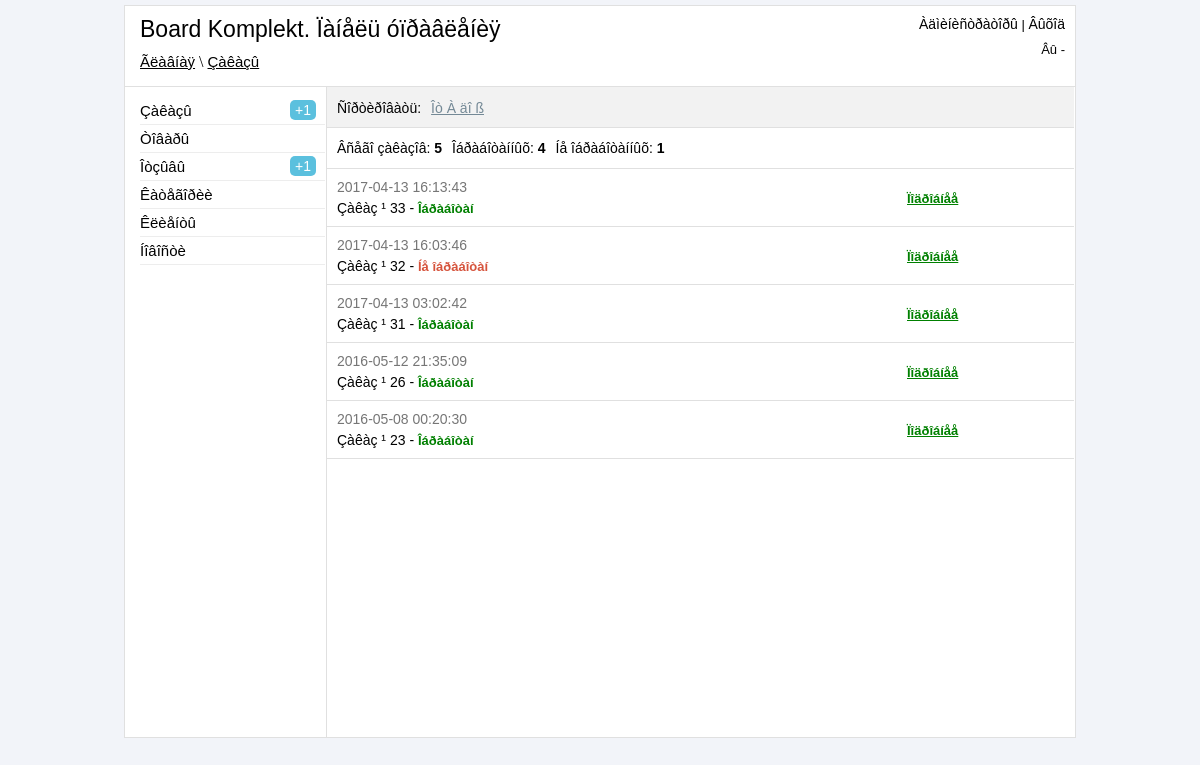
Before: /admin/orders.php (signed in) with the older database file.
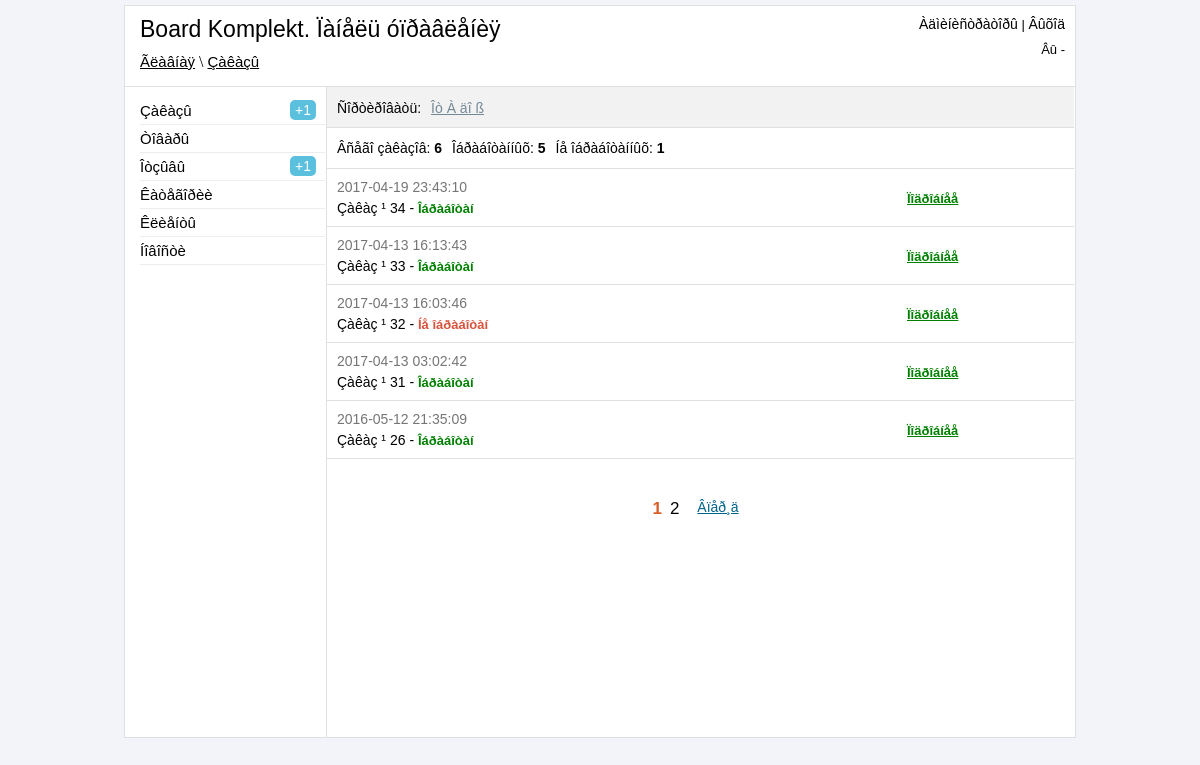
After: the same page with the newer database file.
### tables this page shows
CREATE TABLE IF NOT EXISTS `orders` (
  `order_id` int(11) NOT NULL AUTO_INCREMENT,
  `id_buyer` int(11) NOT NULL,
  `order_datetime` datetime NOT NULL,
  `order_total_price` int(11) NOT NULL,
  `order_delivery` varchar(255) NOT NULL,
  `order_type_pay` varchar(100) NOT NULL,
  `order_note` text NOT NULL,
  `order_confirmed` varchar(50) NOT NULL DEFAULT 'no',
  `order_pay` varchar(40) NOT NULL,
  PRIMARY KEY (`order_id`),
  KEY `id_buyer` (`id_buyer`)
);

### admin/include/sort-orders.php (called while the page is built, shortened)
<?php
$sort = clear_strings($_GET["sort"]);
switch ($sort) {
        default:
        $sort = "ORDER BY order_id DESC";
        $sortName = "Îò À äî ß";
        $sortCase = "all-orders";
        break;
    }
?>

### admin/include/functions.php (called while the page is built)
<?php
function clear_strings($clear_string)
{
    $clear_string = strip_tags($clear_string);
    $clear_string = mysql_real_escape_string($clear_string);
    $clear_string = trim($clear_string);
    return $clear_string;
}
?>

### admin/orders.php (the view, shortened to what this page needs)
<?php
	if ($_SESSION['auth_admin'] == "yes_auth")
	{
		include("include/db_connect.php");
        include("include/functions.php");
        include("include/sort-orders.php");
?>
<!DOCTYPE HTML>
<html>
<head>
	<link href ="css/reset.css" rel="stylesheet" type="text/css" />
	<link href ="css/style.css" rel="stylesheet" type="text/css" />
    <link href ="jquery_confirm/jquery_confirm.css" rel="stylesheet" type="text/css" />
</head>
<body>
<div class="block-body">
	<?php
		include("include/block-header.php");
        $allOrders = mysql_query("SELECT * FROM orders", $link);
        $allOrdersResult = mysql_num_rows($allOrders);
        $allConfirmedOrders = mysql_query("SELECT * FROM orders WHERE order_confirmed = 'yes'", $link);
        $allConfirmedOrdersResult = mysql_num_rows($allConfirmedOrders);
        $allNoConfirmedOrders = mysql_query("SELECT * FROM orders WHERE order_confirmed = 'no'", $link);
        $allNoConfirmedOrdersResult = mysql_num_rows($allNoConfirmedOrders);
	?>
	<div class="block-content">
		<div class = "block-parameters">
            <ul class="list">
                <li>Ñîðòèðîâàòü:</li>
                <li><a class="select-links" href="#"><? echo $sortName; ?></a>
                </li>
            </ul>
		</div>
        <div class="block-info">
        <ul class="review-info-count">
            <li>Âñåãî çàêàçîâ: <b><?php echo $allOrdersResult;?></b></li>
            <li>Îáðàáîòàííûõ: <b><?php echo $allConfirmedOrdersResult;?></b></li>
            <li>Íå îáðàáîòàííûõ: <b><?php echo $allNoConfirmedOrdersResult;?></b></li>
        </ul>
        </div>
         <?php
                $num = 5;
                $page = (int)$_GET['page'];
                $count = mysql_query("SELECT COUNT(*) FROM orders $sort",$link);
                $temp = mysql_fetch_array($count);
                $post = $temp[0];
                $total = (($post - 1) / $num) + 1;
                $total = intval($total);
                $page = intval($page);
                if(empty($page) or $page <= 0) $page = 1;
                    $start = $page * $num - $num;
                if($temp[0] > 0)
                {
                    $result = mysql_query("SELECT * FROM orders $sort LIMIT $start, $num", $link);
                    if(mysql_num_rows($result) > 0)
                    {
                        $row = mysql_fetch_array($result);
                        do
                        {
                            if ($row["order_confirmed"] == 'yes') {
                                $status = '<b class="green">Îáðàáîòàí</b>';
                            }
                            else {
                                $status = '<b class="red">Íå îáðàáîòàí</b>';
                            }
                            echo '
                            <div class="block-order">
                                <p class="order_datetime">'.$row["order_datetime"].'</p>
                                <p class="order_number">Çàêàç ¹ '.$row["order_id"].' - '.$status.'</p>
                                <p class="order_link"><a class="green" href="view_order.php?id='.$row["order_id"].'">Ïîäðîáíåå</a></p>
                            </div>
                            ';
                        } while ($row = mysql_fetch_array($result));
                    }
                }
if ($page != $total) $nextpage = '<li><a class="pstr-next" href="orders.php?'.$url.'page='. ($page + 1) .'&sort='.$sortCase.'"/>Âïåð¸ä</a></li>';
if($page + 1 <= $total) $page1right = '<li><a href="orders.php?'.$url.'page='. ($page + 1) .'&sort='.$sortCase.'">'. ($page + 1) .'</a></li>';
if ($page+5 < $total)
{
    $strtotal = '<li><p class="nav-point">...</p></li><li><a href="orders.php?'.$url.'page='.$total.'">'.$total.'</a></li>';
}else
{
    $strtotal = "";
}
            ?>
            <?php
    if ($total > 1)
{
    echo '
    <center>
    <div class="pstrnav">
    <ul>
    ';
    echo $pervpage.$page5left.$page4left.$page3left.$page2left.$page1left."<li><a class='pstr-active' href='orders.php?".$url."page=".$page."'>".$page."</a></li>".$page1right.$page2right.$page3right.$page4right.$page5right.$strtotal.$nextpage;
    echo '
    </center>
    </ul>
    </div>
    ';
}
?>
	</div>
</div>
</body>
</html>
<?php
	}
	else
	{
		header("Location: login.php");
	}
?>

Changed rows visible on the page:
no longer on this page (row unchanged): orders: order_datetime "2016-05-08 00:20:30", order_id "23", order_confirmed "Îáðàáîòàí"
added orders: order_datetime "2017-04-19 23:43:10", order_id "34", order_confirmed "Îáðàáîòàí"
Other visible differences:
$allOrdersResult: "5" → "6"
$allConfirmedOrdersResult: "4" → "5"
$page: (not shown) → "1"
$page + 1: (not shown) → "2"
text now shown: "Âïåð¸ä"
